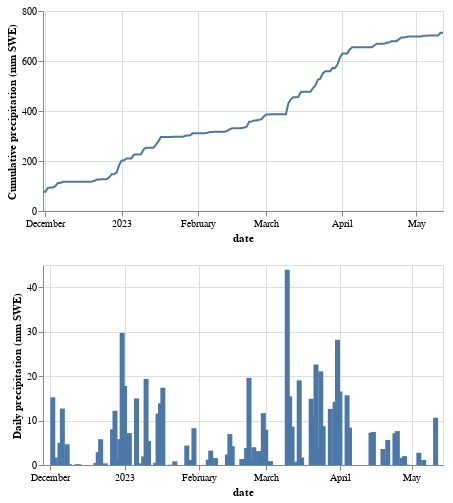

This figure's notebook cell:
### Code cell
src = df.query("date >= '2022-11-30'").query("date < '2023-05-13'")
base = alt.Chart(src).encode(alt.X("date:T")).properties(height = 200, width = 400)
base.mark_line().encode(
    alt.Y("acc_prec:Q").title("Cumulative precipitation (mm SWE)")
) & base.mark_bar().encode(
    alt.Y("avg:Q").title("Daily precipitation (mm SWE)")
)

### Figure 1 — Vega-Lite specification as saved in the notebook (floating-point values rounded to 4 significant figures; data arrays with more than 128 entries replaced by an {"elided": "..."} marker saying what was removed)
{"config": {"view": {"continuousWidth": 300, "continuousHeight": 300}}, "vconcat": [{"mark": {"type": "line"}, "encoding": {"x": {"field": "date", "type": "temporal"}, "y": {"field": "acc_prec", "title": "Cumulative precipitation (mm SWE)", "type": "quantitative"}}, "height": 200, "width": 400}, {"mark": {"type": "bar"}, "encoding": {"x": {"field": "date", "type": "temporal"}, "y": {"field": "avg", "title": "Daily precipitation (mm SWE)", "type": "quantitative"}}, "height": 200, "width": 400}], "data": {"name": "data-9cdf17ddd2c2d99353452c6bb7ad17b7"}, "$schema": "https://vega.github.io/schema/vega-lite/v5.8.0.json", "datasets": {"data-9cdf17ddd2c2d99353452c6bb7ad17b7": {"elided": "164 records"}}}
